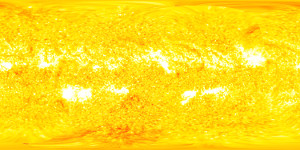
#> input picture povray/common/data/20111230_004615_304-small.jpg, 300 x 150 px
$ python -i sun_fit.py   (imports and definitions only)
#> lines starting #> are read from the running program, lines starting #| are printed output that depends on the picture; after the words box and inside, x2 and y2 are one past the last pixel; in counts of white or black regions, pixels touching at a corner belong together
#!/usr/bin/env python3

import cv2
import numpy as np
import sys

from exifer_simple import ExifData

def resize_image_for_display(image, max_size=(1000, 1000)):
    """Resize image for display while preserving aspect ratio."""
    h, w = image.shape[:2]
    max_width, max_height = max_size
    scale = min(max_width / w, max_height / h, 1.0)
    if scale < 1.0:
        new_w, new_h = int(w * scale), int(h * scale)
        return cv2.resize(image, (new_w, new_h), interpolation=cv2.INTER_AREA), scale
    return image, 1.0

# [24 lines left out: function adjust_contrast, not called in this run]

def find_circle(imgfile, min_radius=10, max_radius=50,focal_length=100):
    # Load image
#> called with min_radius = 10, max_radius = 50, focal_length = 100
    image = cv2.imread(imgfile)
#> image is the input picture: shape (150, 300, 3); mean B, G, R 26.4, 220.2, 252.9
    if image is None:
        print(f"Error: Cannot load image {imgfile}")
        return None, None, None, None

    # Adjust contrast for longer focal lengths (>300mm) to enhance Sun brightness
    if focal_length > 300:
        image = adjust_contrast(image, saturation_percentile=99)

    # Convert to grayscale and apply Gaussian blur
    gray = cv2.cvtColor(image, cv2.COLOR_BGR2GRAY)
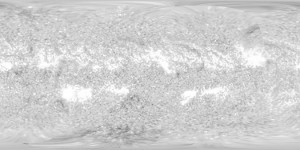
#> gray: shape (150, 300); min 121, max 255, mean 207.9
    gray_blurred = cv2.GaussianBlur(gray, (3, 3), 0)


    # Detect circle with HoughCircles
    circles = cv2.HoughCircles(
        gray_blurred,
        cv2.HOUGH_GRADIENT,
        dp=1,
        minDist=60,
        param1=100,
        param2=30,
        minRadius=min_radius,
        maxRadius=max_radius
    )
#> circles = [[95.5, 74.5, 18]]

    # Process and draw the best fit circle
    if circles is not None:
        circles = np.uint16(np.around(circles))
#> circles = [[96, 74, 18]]
        best_circle = circles[0][0]
#> best_circle = [96, 74, 18]
        x, y, r = best_circle
#> x = 96; y = 74; r = 18
        print(f"Circle found: x={x}, y={y}, r={r}, image shape: {gray.shape}, focal_length={focal_length}mm")
#| Circle found: x=96, y=74, r=18, image shape: (150, 300), focal_length=100mm
    else:
        print(f"No circles found in {imgfile}")
        r=None
    # Draw the circle and center on the original image (converted to BGR for color)
    display_image, scale = resize_image_for_display(gray)
#> scale = 1
    display_image = cv2.cvtColor(display_image, cv2.COLOR_GRAY2BGR)
    if (r is not None):
        x_display, y_display, r_display = int(x * scale), int(y * scale), int(r * scale)
#> x_display = 96; y_display = 74; r_display = 18
        cv2.circle(display_image, (x_display, y_display), int(r_display), (0, 255, 0), 2)  # Green circle
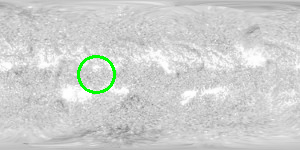
#> display_image: shape (150, 300, 3); mean B, G, R 206.2, 208.1, 206.2
        cv2.circle(display_image, (x_display, y_display), 2, (0, 0, 255), 3)  # Red center
#> display_image: shape (150, 300, 3); 0.09% of pixels changed, all inside (x1, y1, x2, y2) = (92, 70, 101, 79)

    # Display image
    window_name = f"Circles - {imgfile}"
    if (r is None):
        cv2.imshow(window_name, display_image)
        return None, None, None, None
    return display_image, x, y, r

# [19 lines left out: functions find_sun, main, not called in this run]

# [2 lines not run here, left out]

>>> result = find_circle('../../../../povray/common/data/20111230_004615_304-small.jpg')
